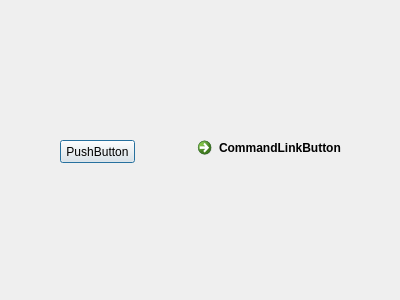
<?xml version="1.0" encoding="UTF-8"?>
<ui version="4.0">
 <class>Namwehgiy</class>
 <widget class="QDialog" name="Namwehgiy">
  <property name="geometry">
   <rect>
    <x>0</x>
    <y>0</y>
    <width>400</width>
    <height>300</height>
   </rect>
  </property>
  <property name="windowTitle">
   <string>Dialog</string>
  </property>
  <widget class="QPushButton" name="pushButton">
   <property name="geometry">
    <rect>
     <x>60</x>
     <y>140</y>
     <width>75</width>
     <height>23</height>
    </rect>
   </property>
   <property name="text">
    <string>PushButton</string>
   </property>
  </widget>
  <widget class="QCommandLinkButton" name="commandLinkButton">
   <property name="geometry">
    <rect>
     <x>190</x>
     <y>130</y>
     <width>172</width>
     <height>41</height>
    </rect>
   </property>
   <property name="text">
    <string>CommandLinkButton</string>
   </property>
  </widget>
 </widget>
 <resources/>
 <connections/>
</ui>
